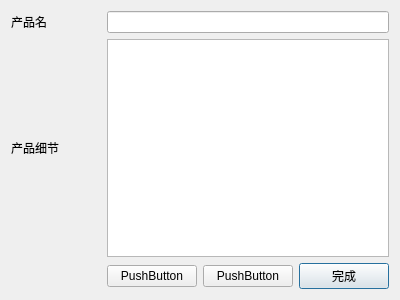
<?xml version="1.0" encoding="UTF-8"?>
<ui version="4.0">
 <class>ProjectDetail</class>
 <widget class="QDialog" name="ProjectDetail">
  <property name="geometry">
   <rect>
    <x>0</x>
    <y>0</y>
    <width>400</width>
    <height>300</height>
   </rect>
  </property>
  <property name="windowTitle">
   <string>Dialog</string>
  </property>
  <layout class="QGridLayout" name="gridLayout_2">
   <item row="0" column="0">
    <layout class="QGridLayout" name="gridLayout">
     <item row="0" column="1" colspan="3">
      <widget class="QLineEdit" name="nameEdit"/>
     </item>
     <item row="1" column="1" colspan="3">
      <widget class="QTextEdit" name="detailEdit"/>
     </item>
     <item row="0" column="0">
      <widget class="QLabel" name="label">
       <property name="text">
        <string>产品名</string>
       </property>
       <property name="buddy">
        <cstring>nameEdit</cstring>
       </property>
      </widget>
     </item>
     <item row="3" column="3">
      <widget class="QPushButton" name="okBtn">
       <property name="text">
        <string>完成</string>
       </property>
      </widget>
     </item>
     <item row="1" column="0">
      <widget class="QLabel" name="label_2">
       <property name="text">
        <string>产品细节</string>
       </property>
       <property name="buddy">
        <cstring>detailEdit</cstring>
       </property>
      </widget>
     </item>
     <item row="3" column="2">
      <widget class="QPushButton" name="pushButton_3">
       <property name="text">
        <string>PushButton</string>
       </property>
      </widget>
     </item>
     <item row="3" column="1">
      <widget class="QPushButton" name="pushButton">
       <property name="text">
        <string>PushButton</string>
       </property>
      </widget>
     </item>
    </layout>
   </item>
  </layout>
 </widget>
 <resources/>
 <connections/>
</ui>
